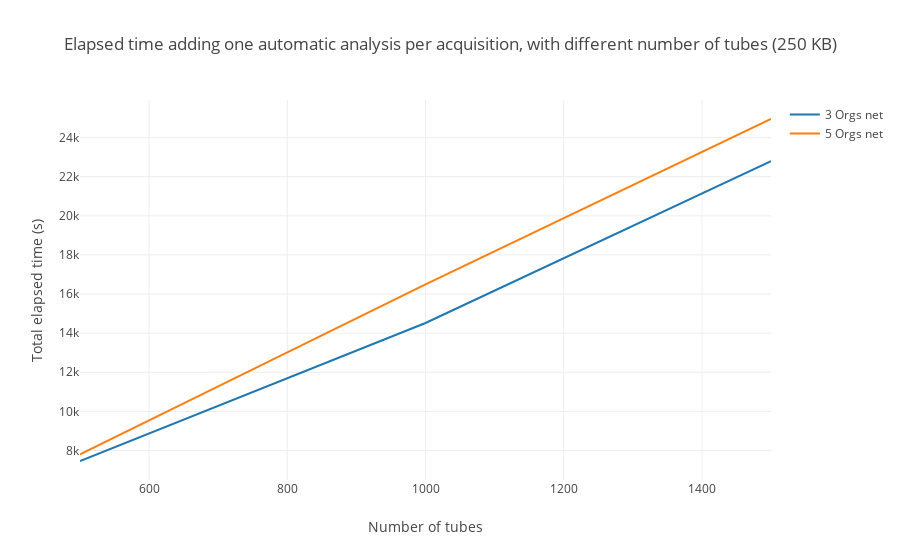

Here is the notebook cell this chart was saved with:
### Markdown cell above
### Elapsed time adding one automatic analysis per acquisition

### Code cell
# 3 Orgs net data
threeOrgs = [7463.6009, 14518.7505, 22794.0377]
# 5 Orgs net data
fiveOrgs = [7797.8850, 16492.8621, 24951.5748]

totalAutoAnalysis("250 KB", threeOrgs, fiveOrgs)

### Figure 1 — Plotly figure (JSON) as saved in the notebook; plotly's stock layout.template omitted (floating-point values rounded to 4 significant figures)
{"data": [{"mode": "lines", "name": "3 Orgs net", "type": "scatter", "uid": "0d9049e7-ed8c-40db-8a2f-ffec0e8187bd", "x": [500, 1000, 1500], "y": [7464.0, 14520.0, 22790.0]}, {"mode": "lines", "name": "5 Orgs net", "type": "scatter", "uid": "353945d2-70cf-41bc-87e7-1f0123dc1c7b", "x": [500, 1000, 1500], "y": [7798.0, 16490.0, 24950.0]}], "layout": {"barmode": "group", "title": {"text": "Elapsed time adding one automatic analysis per acquisition, with different number of tubes (250 KB)"}, "xaxis": {"range": [500, 1500], "title": {"text": "Number of tubes"}}, "yaxis": {"title": {"text": "Total elapsed time (s)"}}}}
